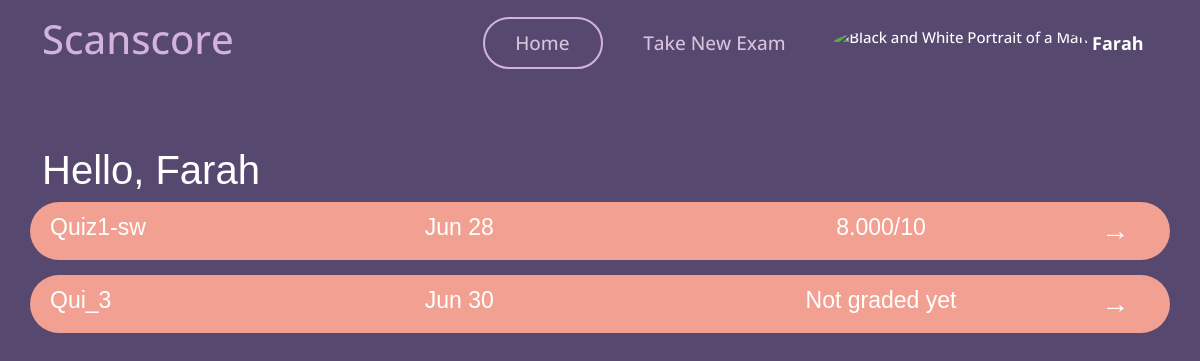
Page /student_dashboard/ (signed in) on the committed database.
### myapp/models.py (models this page shows)
class User(AbstractUser):
    userType = models.CharField(max_length=10, choices=[('teacher', 'Teacher'), ('student', 'Student')])

class ExamSubmission(models.Model):
    exam = models.ForeignKey(Exam, on_delete=models.CASCADE,related_name='submissions') #related name is used to access the submissions of a particular exam
    student = models.ForeignKey(User, on_delete=models.CASCADE,related_name='submissions') #related name is used to access the submissions of a particular student
    student_answer = models.TextField(max_length=10000)
    score = models.DecimalField(max_digits=5, decimal_places=3, validators=[MaxValueValidator(10.000)])
    time_submitted = models.DateTimeField(auto_now_add=True)
    is_graded = models.BooleanField(default=False)
    is_approved = models.BooleanField(default=False) #If the teacher approves the grade , this will be set to true and then the student can see the grade

class Exam(models.Model):
    name = models.CharField(max_length=100)
    teacher = models.ForeignKey(User, on_delete=models.CASCADE)
    question= models.TextField(max_length=10000)
    model_answer = models.TextField(max_length=10000)
    keywordsList = models.TextField(max_length=10000,null=True,blank=True)
    is_active = models.BooleanField(default=False)
    time_created = models.DateTimeField(auto_now_add=True)
    time_updated = models.DateTimeField(auto_now=True)
    ocr_graded = models.BooleanField(default=False)

### myapp/views.py (the view)
# urls.py: path('student_dashboard/', views.student_dashboard, name='student_dashboard'),
def student_dashboard(request):
    if not hasattr(request.user, 'student'): # Check if the user is a student
        return HttpResponseForbidden("You are not authorized to view this page.")
    student_submissions = ExamSubmission.objects.filter(student=request.user)
    return render(request, 'myapp/student/student_dashboard.html', {'student_submissions': student_submissions})

### templates/myapp/student/student_dashboard.html (shortened to what this page needs)
{% load static %}
<!DOCTYPE html>
<html lang="en">
<head>
    <link href="{% static 'vendor/aos/aos.css' %}" rel="stylesheet">
    <link href="{% static 'vendor/bootstrap/css/bootstrap.min.css' %}" rel="stylesheet">
    <link href="{% static 'vendor/bootstrap-icons/bootstrap-icons.css' %}" rel="stylesheet">
    <link href="{% static 'vendor/boxicons/css/boxicons.min.css' %}" rel="stylesheet">
    <link href="{% static 'vendor/glightbox/css/glightbox.min.css' %}" rel="stylesheet">
    <link href="{% static 'vendor/remixicon/remixicon.css' %}" rel="stylesheet">
    <link href="{% static 'vendor/swiper/swiper-bundle.min.css' %}" rel="stylesheet">
    <link href="{% static 'css/style.css' %}" rel="stylesheet">
</head>
<body>
    <header id="header">
        <div class="container align-items-center justify-content-between">
            <h1 class="me-auto"><a href="{% url 'student_dashboard' %}" style="color: #d4b3db;">Scanscore</a></h1>
            <nav id="navbar" class="navbar order-last order-lg-0">
                <ul>
                    <li><a class="nav-link scrollto Active" href="{% url 'student_dashboard' %}" id="home">Home</a>
                    </li>
                    <li><a class="nav-link scrollto" href="{% url 'take_exam' %}" id="makenew">Take New Exam</a></li>
                    <li class="dropdown">
                        <a href="#">
                            <img src="{% static 'img/unknown_user.jpg' %}" class="rounded-circle" height="35"
                                alt="Black and White Portrait of a Man" loading="lazy" />
                            <strong class="d-none d-sm-block ms-1" id="username">{{ user.first_name }}</strong><i
                                class="bi bi-chevron-down"></i>
                        </a>
                    </li>
                </ul>
            </nav>
        </div>
    </header>
    <section style="text-align: left;font-family: Arial, Helvetica, sans-serif;">
        <div class="container">
            {% block content %}
            <h1
                style="font-family: 'Trebuchet MS', 'Lucida Sans Unicode', 'Lucida Grande', 'Lucida Sans', Arial, sans-serif;color: white;">
                Hello, {{ user.first_name }}
            </h1>
            <div class="exam-list">
                {% for submission in student_submissions %}
                <div class="exam-item row" id="exam-list">
                    <div class="exam-title col-md-4">{{ submission.exam.name }}</div>
                    <div class="exam-date col-md-3">{{ submission.time_submitted|date:"M d" }}</div>
                    {% if submission.is_approved %}
                    <div class="exam-grade col-md-4 grade" style="text-align: center;"
                        data-grade='{{ submission.score }}'>
                        {{ submission.score }}/10
                    </div>
                    {% else %}
                    <div class="exam-grade col-md-4" style="text-align: center;">
                        Not graded yet
                    </div>
                    {% endif %}
                    <div class="arrow col-md-1" style="cursor: pointer; text-align: center;"
                        onclick="location.href='{% url 'view_exam_student' submission.exam.id %}'" id="arrow-dir"
                        class="ntr">→</div>
                </div>
                {% empty %}
                <div style="text-align: center;">
                    <h2 style="padding-left: 15px;">No exams submitted yet.</h2>
                </div>
                {% endfor %}
            </div>
            {% endblock %}
        </div>
    </section>
</body>
</html>

### Scanscore/static/css/style.css (style rules this page uses)
body { font-family: "Open Sans", sans-serif; background: #574870 !important; }
:root { --background-color: #ffffff; --background-color-rgb: 255, 255, 255; --default-color: #444444; --default-color-rgb: 68, 68, 68; --heading-color: #9e69a9; --heading-color-rgb: 55, 81, 126; --accent-color: #9e69a9; --accent-color-rgb: 71, 178, 228; --contrast-color: #ffffff; --contrast-color-rgb: 255, 255, 255; }
#home { color: #d9c2de; width: 120px; border-radius: 50px; font-size: 19px; }
#makenew { color: #d9c2de; font-size: 19px; width: 190px; margin-left: 10px; border-radius: 50px; }
#header { background-color: transparent; }
#header .container { display: flex; justify-content: center; align-items: center; height: 100%; }
#username { font-size: 18px; }
#exam-list { border-radius: 30px; background-color: #f1a091; color: #fff; padding: 8px; margin-bottom: 15px; font-size: 23px; }
#arrow-dir { color: #ffffff; text-decoration: none; font-size: 28px; }
.Active { border: 2px solid #d4b3db !important; }
a { text-decoration: none; }
#header { transition: all 0.5s; z-index: 997; padding: 15px 0; }
.navbar { padding: 0; }
.navbar ul { margin: 0; padding: 0; display: flex; list-style: none; align-items: center; }
.navbar li { position: relative; }
.navbar a, .navbar a:focus { display: flex; align-items: center; justify-content: space-between; padding: 10px 0 10px 30px; font-size: 15px; font-weight: 500; color: #fff; white-space: nowrap; transition: 0.3s; }
.navbar a i, .navbar a:focus i { font-size: 12px; line-height: 0; margin-left: 5px; }
section { padding: 60px 0; overflow: hidden; }

### rows in the picture
User: first_name "Farah"
ExamSubmission: exam.name "Quiz1-sw", time_submitted "Jun 28", score "8.000"
ExamSubmission: exam.name "Qui_3", time_submitted "Jun 30", is_approved "Not graded yet"
